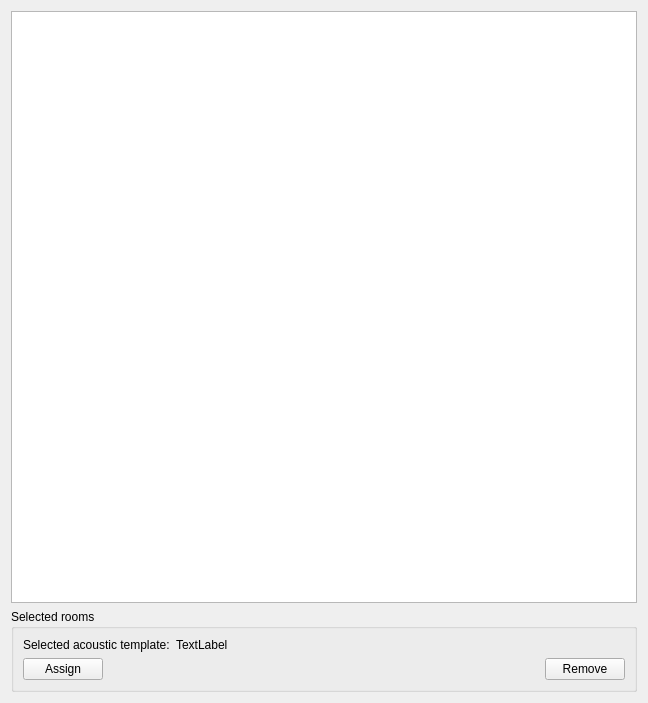
<?xml version="1.0" encoding="UTF-8"?>
<ui version="4.0">
 <class>SVPropBuildingAcousticTemplatesWidget</class>
 <widget class="QWidget" name="SVPropBuildingAcousticTemplatesWidget">
  <property name="geometry">
   <rect>
    <x>0</x>
    <y>0</y>
    <width>648</width>
    <height>703</height>
   </rect>
  </property>
  <property name="windowTitle">
   <string>Form</string>
  </property>
  <layout class="QVBoxLayout" name="verticalLayout_3">
   <item>
    <widget class="QTableWidget" name="tableWidgetAcousticTemplates"/>
   </item>
   <item>
    <widget class="QGroupBox" name="groupBoxSelectedRooms">
     <property name="title">
      <string>Selected rooms</string>
     </property>
     <layout class="QVBoxLayout" name="verticalLayout_4">
      <item>
       <layout class="QHBoxLayout" name="horizontalLayout_4">
        <item>
         <widget class="QLabel" name="label_2">
          <property name="text">
           <string>Selected acoustic template:</string>
          </property>
         </widget>
        </item>
        <item>
         <widget class="QLabel" name="labelSelectedAcousticTemplate">
          <property name="sizePolicy">
           <sizepolicy hsizetype="Expanding" vsizetype="Preferred">
            <horstretch>0</horstretch>
            <verstretch>0</verstretch>
           </sizepolicy>
          </property>
          <property name="text">
           <string>TextLabel</string>
          </property>
         </widget>
        </item>
       </layout>
      </item>
      <item>
       <layout class="QHBoxLayout" name="horizontalLayout_5">
        <item>
         <widget class="QPushButton" name="pushButtonAssignAcousticTemplate">
          <property name="text">
           <string>Assign</string>
          </property>
         </widget>
        </item>
        <item>
         <spacer name="horizontalSpacer_2">
          <property name="orientation">
           <enum>Qt::Horizontal</enum>
          </property>
          <property name="sizeHint" stdset="0">
           <size>
            <width>40</width>
            <height>20</height>
           </size>
          </property>
         </spacer>
        </item>
        <item>
         <widget class="QPushButton" name="pushButtonDeleteTemplate">
          <property name="text">
           <string>Remove</string>
          </property>
         </widget>
        </item>
       </layout>
      </item>
     </layout>
    </widget>
   </item>
  </layout>
 </widget>
 <resources/>
 <connections/>
</ui>
